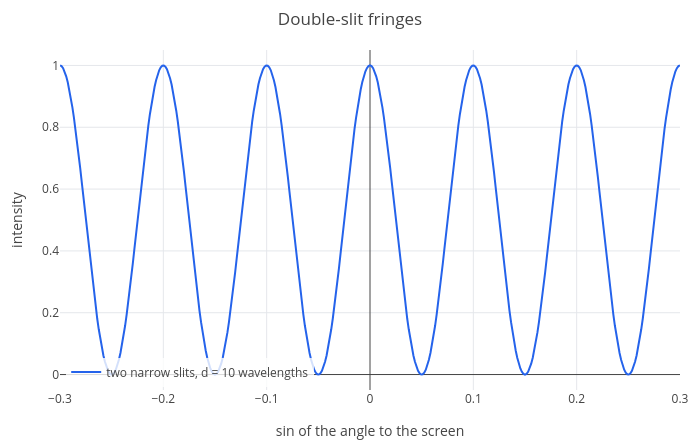

The code cell stored with this chart in its notebook:
### Markdown cell above
2.75 mm, easy to see. Young measured the spacing and worked backwards to the wavelength.

### Code cell
p = plot(cos(pi*10*s)^2, s, -0.3, 0.3);
p = legend(p, "two narrow slits, d = 10 wavelengths");
labels(title(p, "Double-slit fringes"), "sin of the angle to the screen", "intensity")

### Figure 1 — Plotly figure (JSON) as saved in the notebook; plotly's stock layout.template omitted (floating-point values rounded to 4 significant figures; data arrays with more than 128 entries replaced by an {"elided": "..."} marker saying what was removed)
{"data": [{"line": {"color": "#2563eb", "width": 2}, "mode": "lines", "name": "two narrow slits, d = 10 wavelengths", "type": "scatter", "x": {"elided": "402 float values"}, "y": {"elided": "402 float values"}}], "layout": {"height": 440, "legend": {"bgcolor": "rgba(255,255,255,0.8)", "x": 0.01, "xanchor": "left", "y": 0.01, "yanchor": "bottom"}, "margin": {"b": 50, "l": 60, "r": 20, "t": 50}, "showlegend": true, "title": {"text": "Double-slit fringes"}, "width": 700, "xaxis": {"title": {"text": "sin of the angle to the screen"}, "zeroline": true}, "yaxis": {"range": [-0.05, 1.05], "title": {"text": "intensity"}, "zeroline": true}}}
